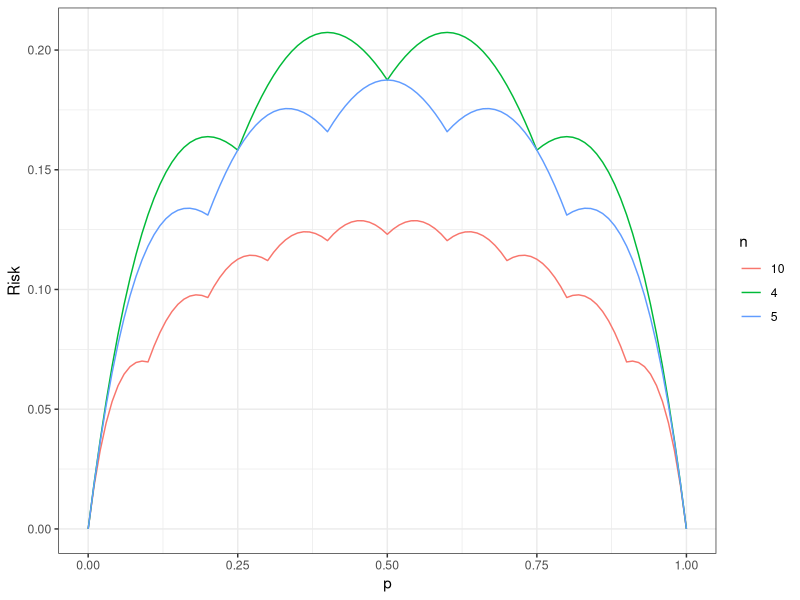

Reproduce this figure in R.
## ---- chunk 1
R <- function(n,p) {
  x <- 0:n
  px <- dbinom(x, size=n, prob=p)
  sum(abs(x/n - p)*px)
}
## ---- chunk 2
library(ggplot2)

n <- c(4,5,10)
p <- seq(0,1,by=0.01)

df <- expand.grid(n=n, p=p)

df$Rp <- apply(df, 1, function(row) R(row[1], row[2]))

df$n <- as.character(df$n)

p <- ggplot(data=df,aes(x=p, y=Rp, color=n)) + geom_line() + 
  theme_bw() + 
  xlab("p") + 
  ylab("Risk")

print(p)
